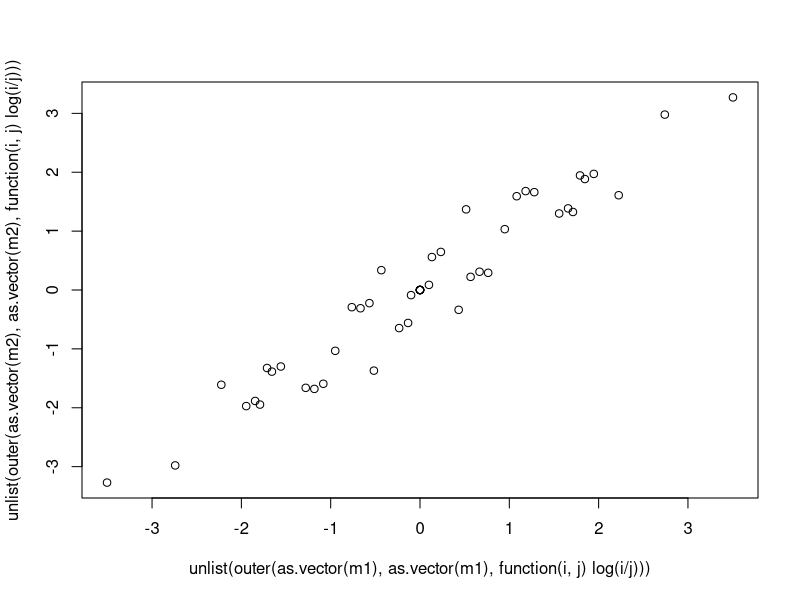

The R script that drew this image: (Note: this script raises an error after producing the figure.)
probs = c(0.2, 0.1, 0.1, 0.05, 0.45, 0.08, 0.02)
m1 = rmultinom(1, 300, probs)
m2 = rmultinom(1, 200, probs)

plot(unlist(outer(as.vector(m1), as.vector(m1), function(i,j) log(i/j) )),
     unlist(outer(as.vector(m2), as.vector(m2), function(i,j) log(i/j) )))

ggplot(cbind.data.frame(logR1 = as.vector(unlist(outer(as.vector(m1), as.vector(m1), function(i,j) log(i/j) ))),
                        logR2 = as.vector(unlist(outer(as.vector(m2), as.vector(m2), function(i,j) log(i/j) ))),
                        width=rep(m1/sum(m1), each=length(probs)),
                        height=rep(m1/sum(m1), length(probs))
                        ))+
  geom_point(aes(x=logR1, y=logR2))+
  geom_segment(aes(x=logR1-(width/2), xend=logR1+(width/2),
                   y=logR2-(height/2), yend=logR2+(height/2)))+theme_bw()

outer(as.vector(m1), as.vector(m1), function(i,j) log(i/j) )
outer(as.vector(m2), as.vector(m2), function(i,j) log(i/j) )